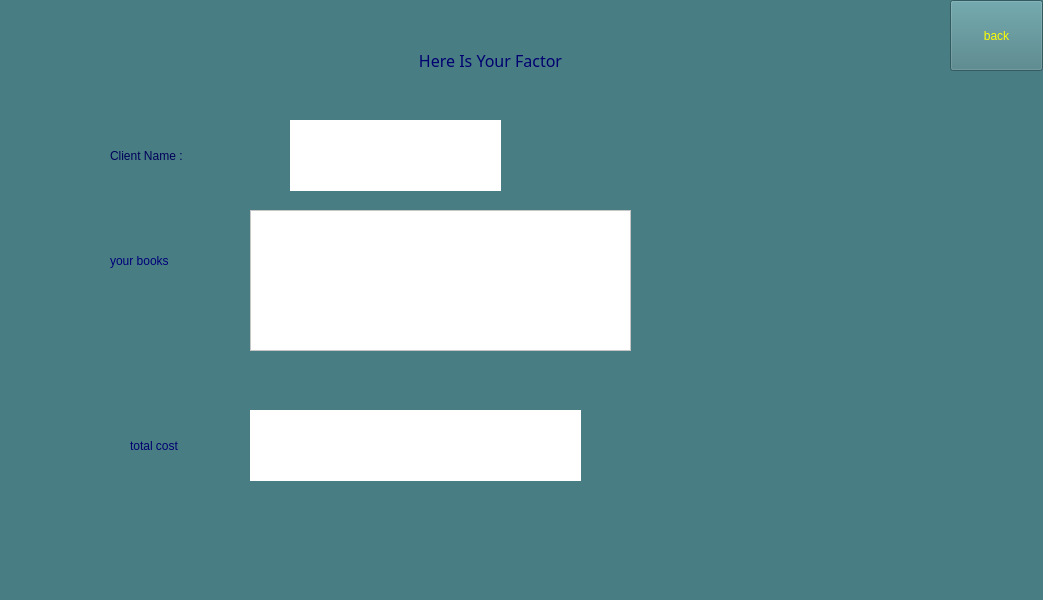
<?xml version="1.0" encoding="UTF-8"?>
<ui version="4.0">
 <class>factor</class>
 <widget class="QMainWindow" name="factor">
  <property name="geometry">
   <rect>
    <x>0</x>
    <y>0</y>
    <width>1043</width>
    <height>600</height>
   </rect>
  </property>
  <property name="windowTitle">
   <string>MainWindow</string>
  </property>
  <property name="styleSheet">
   <string notr="true">background-color: rgb(72, 126, 131);</string>
  </property>
  <widget class="QWidget" name="centralwidget">
   <widget class="QLabel" name="label">
    <property name="geometry">
     <rect>
      <x>360</x>
      <y>30</y>
      <width>261</width>
      <height>61</height>
     </rect>
    </property>
    <property name="font">
     <font>
      <family>Agency FB</family>
      <pointsize>12</pointsize>
     </font>
    </property>
    <property name="styleSheet">
     <string notr="true">color: rgb(0, 0, 112);</string>
    </property>
    <property name="text">
     <string>Here Is Your Factor</string>
    </property>
    <property name="alignment">
     <set>Qt::AlignCenter</set>
    </property>
   </widget>
   <widget class="QLabel" name="clientnamefinal">
    <property name="geometry">
     <rect>
      <x>290</x>
      <y>120</y>
      <width>211</width>
      <height>71</height>
     </rect>
    </property>
    <property name="font">
     <font>
      <family>Segoe Print</family>
      <pointsize>16</pointsize>
     </font>
    </property>
    <property name="styleSheet">
     <string notr="true">color: rgb(0, 0, 112);
background-color: rgb(255, 255, 255);
border-color: rgb(0, 255, 255);</string>
    </property>
    <property name="text">
     <string/>
    </property>
   </widget>
   <widget class="QLabel" name="label_3">
    <property name="geometry">
     <rect>
      <x>110</x>
      <y>140</y>
      <width>111</width>
      <height>31</height>
     </rect>
    </property>
    <property name="styleSheet">
     <string notr="true">color: rgb(0, 0, 89);
font: 75 12pt &quot;Agency FB&quot;;</string>
    </property>
    <property name="text">
     <string>Client Name :</string>
    </property>
   </widget>
   <widget class="QListWidget" name="listofbooksfinal">
    <property name="geometry">
     <rect>
      <x>250</x>
      <y>210</y>
      <width>381</width>
      <height>141</height>
     </rect>
    </property>
    <property name="font">
     <font>
      <family>Segoe Print</family>
      <pointsize>12</pointsize>
     </font>
    </property>
    <property name="styleSheet">
     <string notr="true">background-color: rgb(255, 255, 255);
color: rgb(0, 0, 127);</string>
    </property>
   </widget>
   <widget class="QLabel" name="label_2">
    <property name="geometry">
     <rect>
      <x>110</x>
      <y>240</y>
      <width>101</width>
      <height>41</height>
     </rect>
    </property>
    <property name="styleSheet">
     <string notr="true">color: rgb(0, 0, 120);
font: 75 12pt &quot;Agency FB&quot;;</string>
    </property>
    <property name="text">
     <string>your books</string>
    </property>
   </widget>
   <widget class="QLabel" name="label_4">
    <property name="geometry">
     <rect>
      <x>130</x>
      <y>430</y>
      <width>61</width>
      <height>31</height>
     </rect>
    </property>
    <property name="styleSheet">
     <string notr="true">color: rgb(0, 0, 112);
font: 75 12pt &quot;Agency FB&quot;;</string>
    </property>
    <property name="text">
     <string>total cost</string>
    </property>
   </widget>
   <widget class="QLabel" name="totalc">
    <property name="geometry">
     <rect>
      <x>250</x>
      <y>410</y>
      <width>331</width>
      <height>71</height>
     </rect>
    </property>
    <property name="font">
     <font>
      <family>Segoe Print</family>
      <pointsize>20</pointsize>
     </font>
    </property>
    <property name="styleSheet">
     <string notr="true">border-color: rgb(0, 255, 255);
color: rgb(0, 0, 127);
background-color: rgb(255, 255, 255);</string>
    </property>
    <property name="text">
     <string/>
    </property>
   </widget>
   <widget class="QPushButton" name="back_factor">
    <property name="geometry">
     <rect>
      <x>950</x>
      <y>0</y>
      <width>93</width>
      <height>71</height>
     </rect>
    </property>
    <property name="styleSheet">
     <string notr="true">color: rgb(255, 255, 0);
font: 75 16pt &quot;Agency FB&quot;;</string>
    </property>
    <property name="text">
     <string>back</string>
    </property>
   </widget>
  </widget>
  <widget class="QMenuBar" name="menubar">
   <property name="geometry">
    <rect>
     <x>0</x>
     <y>0</y>
     <width>1043</width>
     <height>26</height>
    </rect>
   </property>
  </widget>
  <widget class="QStatusBar" name="statusbar"/>
 </widget>
 <resources/>
 <connections/>
</ui>
